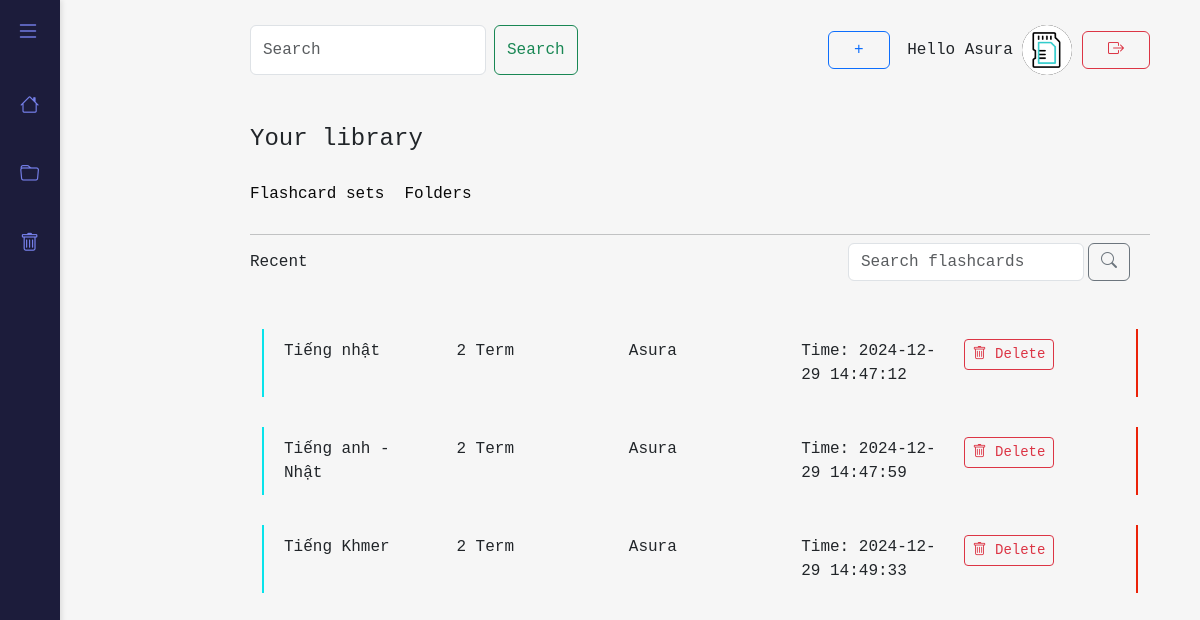
The page /Views/Logged-in/librarySets.php (signed in) on the database its author committed.
### tables this page shows
CREATE TABLE IF NOT EXISTS `decks` (
  `id` int NOT NULL AUTO_INCREMENT,
  `user_id` int NOT NULL,
  `name` varchar(255) NOT NULL,
  `size` int NOT NULL,
  `time` timestamp NOT NULL DEFAULT CURRENT_TIMESTAMP,
  `favorites` int NOT NULL DEFAULT '0',
  `is_deleted` tinyint NOT NULL DEFAULT '0',
  PRIMARY KEY (`id`)
);

CREATE TABLE IF NOT EXISTS `users` (
  `id` int NOT NULL AUTO_INCREMENT,
  `username` varchar(255) NOT NULL,
  `password` char(128) NOT NULL,
  `gmail` varchar(255) NOT NULL,
  PRIMARY KEY (`id`)
);

### App/Models/Deck.php (called while the page is built, shortened)
<?php
class Deck extends Database
{
    function all($userID)
    {
        $sql = parent::$connection->prepare("SELECT decks.*, users.username AS user_name
                                            FROM `decks`
                                            JOIN `users` ON decks.user_id = users.id
                                            WHERE `decks`.`is_deleted` = 0 AND users.id =?");
        $sql->bind_param("i", $userID);
        return parent::select($sql);
    }
}

### App/Models/Database.php (called while the page is built, shortened)
<?php
class Database
{
    function select($sql) {
        $sql->execute();
        return $sql->get_result()->fetch_all(MYSQLI_ASSOC);
    }
}

### Views/Logged-in/librarySets.php (the view, shortened to what this page needs)
<?php
require_once '../../Config/database.php';
$deckModel = new Deck();
if (!empty($_SESSION['idu'])) {
    $decks = $deckModel->all($_SESSION['idu']);
}
?>
<!DOCTYPE html>
<html lang="en">
<head>
    <link rel="stylesheet" href="https://cdn.jsdelivr.net/npm/bootstrap-icons@1.11.1/font/bootstrap-icons.css">
    <link href="https://cdn.jsdelivr.net/npm/bootstrap@5.3.0/dist/css/bootstrap.min.css" rel="stylesheet">
    <link rel="stylesheet" href="../../Assets/css/base-layout.css">
    <link rel="stylesheet" href="../../Assets/css/libraryCard.css">
    <link rel="stylesheet" href="../../Assets/css/components.css">
</head>
<body>
        <div class="sidebar" id="sidebar">
            <div class="menu-toggle menu-icon py-3">
                <i class="bi bi-list " style="cursor: pointer;" onclick="toggleSidebar()"></i>
            </div>
            <div class="items ">
                <a href="home.php" class="menu-item">
                    <i class="bi bi-house"></i>
                </a>
                <a href="librarySets.php" class="menu-item">
                    <i class="bi bi-folder"></i>
                </a>
                <a href="bin.php" class="menu-item">
                    <i class="bi bi-trash"></i>
                </a>
            </div>
        </div>
        <div class="container-user d-flex flex-column ;">
            <div class="content">
                <form class="d-flex" role="search">
                    <input class="form-control me-2" type="search" placeholder="Search" aria-label="Search">
                    <button class="btn btn-outline-success" type="submit">Search</button>
                </form>
                <div class="create-logout">
                    <button class="btn btn-outline-primary me-2 dropdown-toggle btn-css" href="#" role="button"
                        data-bs-toggle="dropdown" aria-expanded="false">
                        <span>&#43;</span>
                    </button>
                    <p style="display: inline;">Hello <?php echo $_SESSION["username"] ?></p>
                    <img src="../../Assets/images/memory-card.gif" class="avatar" alt="avatar">
                    <a href="logout.php"><i class="bi bi-box-arrow-right btn btn-outline-danger btn-css"></i></a>
                </div>
            </div>
            <div class="library">
                <h4>Your library</h4>
                <div class="container-library g-0">
                    <ul class="nav">
                        <li class="nav-item">
                            <a class="nav-link" href="#">Flashcard sets</a>
                        </li>
                        <li class="nav-item">
                            <a class="nav-link" href="libraryFolder.php">Folders</a>
                        </li>
                    </ul>
                </div>
                <hr class="my-2">
                <div class="nav-2 d-flex justify-content-between align-items-center">
                    <p class="m-0">Recent</p>
                    <form class="d-flex search-bar ">
                        <input type="text" class="form-control mx-1 " placeholder="Search flashcards" aria-label="Search">
                        <button class="btn btn-outline-secondary btn-search" type="submit">
                            <i class="bi bi-search"></i>
                        </button>
                    </form>
                </div>
                <div class="container mt-5">
                    <?php foreach ($decks as $deck) : ?>
                        <div class="block-item">
                            <div class="grid-container">
                                <div class="grid-item"><?php echo $deck['name']; ?></div>
                                <div class="grid-item"><?php echo $deck['size']; ?> Term</div>
                                <div class="grid-item"><?php echo $deck['user_name']; ?></div>
                                <div class="grid-item ">Time: <?php echo $deck['time']; ?></div>
                                <form method="post" action="librarySets.php" style="display:inline;">
                                    <button type="submit" class="btn btn-outline-danger btn-sm">
                                        <i class="bi bi-trash"></i> Delete
                                    </button>
                            </form>
                            </div>
                        </div>
                    <?php endforeach ?>
                </div>
</div>
</body>
</html>

### Assets/css/base-layout.css (style rules this page uses)
* { padding: 0; margin: 0; box-sizing: border-box; font-family: "RobotoMono-Bold", monospace; }
html { font-size: 16px; }
body { margin: 0; padding: 0; height: 100vh; background-color: #f6f6f6; }
.sidebar { position: fixed; top: 0; left: 0; width: 60px; background-color: #1c1c3b; height: 100vh; overflow: hidden; transition: width 0.3s ease; z-index: 1000; box-shadow: 2px 0 5px rgba(0, 0, 0, 0.1); }
.items { display: flex; flex-direction: column; justify-content:center; align-items: flex-start; margin: 0 10px; padding: 10px; gap: 10px; }
.menu-item { display: flex; align-items: center; padding: 15px 0px; color: white; text-decoration: none; transition: background-color 0.3s ease, color 0.3s ease; border-radius: 5px; width: 100%; white-space: nowrap; }
.menu-item i { font-size: 1.2rem; color: #757fe9; }
.menu-icon { text-align: right; margin-right: 20px; cursor: pointer; }
.menu-icon i { color: #757fe9; font-size: 1.5rem; }
.content { padding: 0; display: flex; justify-content: space-between; margin-top: 25px; }
.avatar { width: 50px; border-radius: 50%; background: #000; }
.btn-css { padding-left: 25px; padding-right: 25px; }
.dropdown-toggle::after { display: none; }
.container-user { margin-left: 250px; margin-right: 50px; justify-content: center; }
a { text-decoration: none; color: #000; }

### Assets/css/libraryCard.css (style rules this page uses)
.grid-container { display: grid; grid-template-columns: repeat(5, 1fr); gap: 10px; padding: 10px; }
.grid-item { padding: 0 10px; }
.block-item { border-left: 2px solid rgb(8, 227, 235) ; border-right:2px solid rgb(235, 34, 8) ; margin-bottom: 30px; }

### Assets/css/components.css (style rules this page uses)
.nav-link { color: #090909; font-size: 16px; font-weight: 500; }
.container-library .nav-link { padding: 20px 0; padding-right: 20px; }
.search-bar { margin-right: 20px; }
.library { margin-top: 50px; }

### rows shown on the page
decks: name "Tiếng nhật", size "2", user.username "Asura", time "2024-12-29 14:47:12"
decks: name "Tiếng anh - Nhật", size "2", user.username "Asura", time "2024-12-29 14:47:59"
decks: name "Tiếng Khmer", size "2", user.username "Asura", time "2024-12-29 14:49:33"

### other values the page prints
$_SESSION["username"] "Asura"
